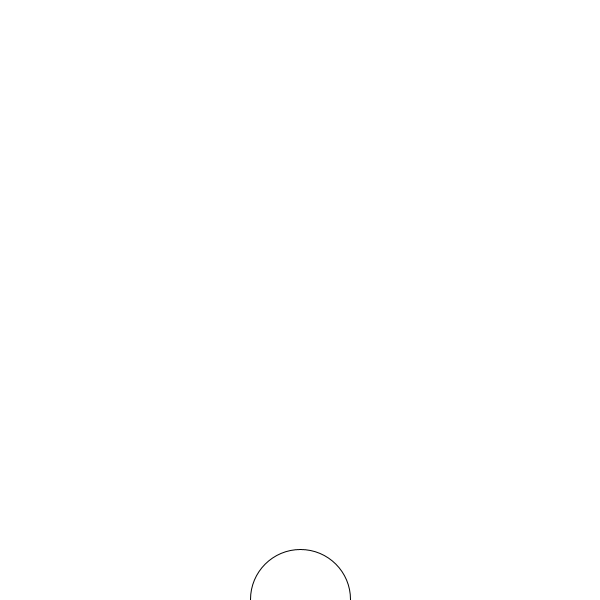
Frame 1 (no input)
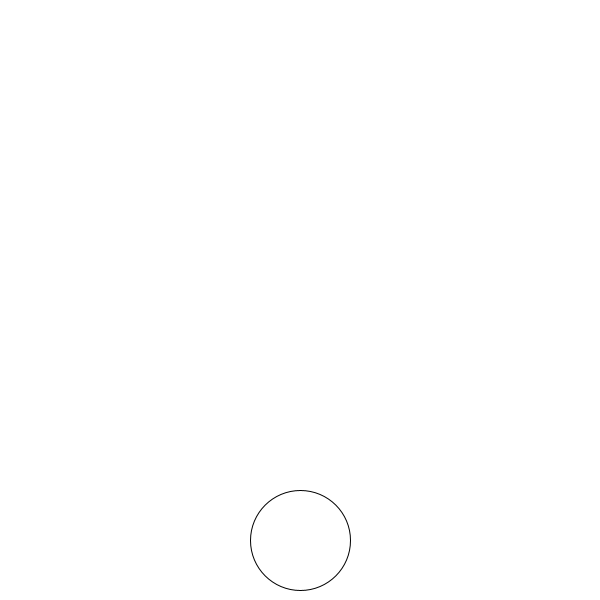
Frame 60 (the mouse pressed at the canvas centre just before this capture)
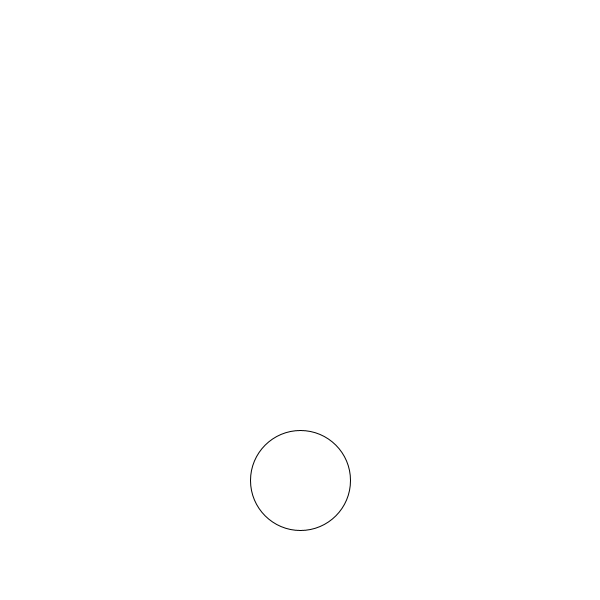
Frame 120 (the mouse held since frame 60 and released just before this capture)

The Processing sketch that drew these frames (run headless with seeded random() and noise(); from frame 60 on, the mouse is pressed at the canvas centre):

// Processing sketch: bubble_object_demo
// ── bubble_object_demo.pde


//Bubble b;
float x,y;

void setup() {
  size(600, 600);
  //b = new Bubble();
  x = 300;
  y = 600;
}

void draw() {
  background(255);
  
  //b.ascend();
  y--;
  //b.display();
  ellipse(x,y,100,100);
}
